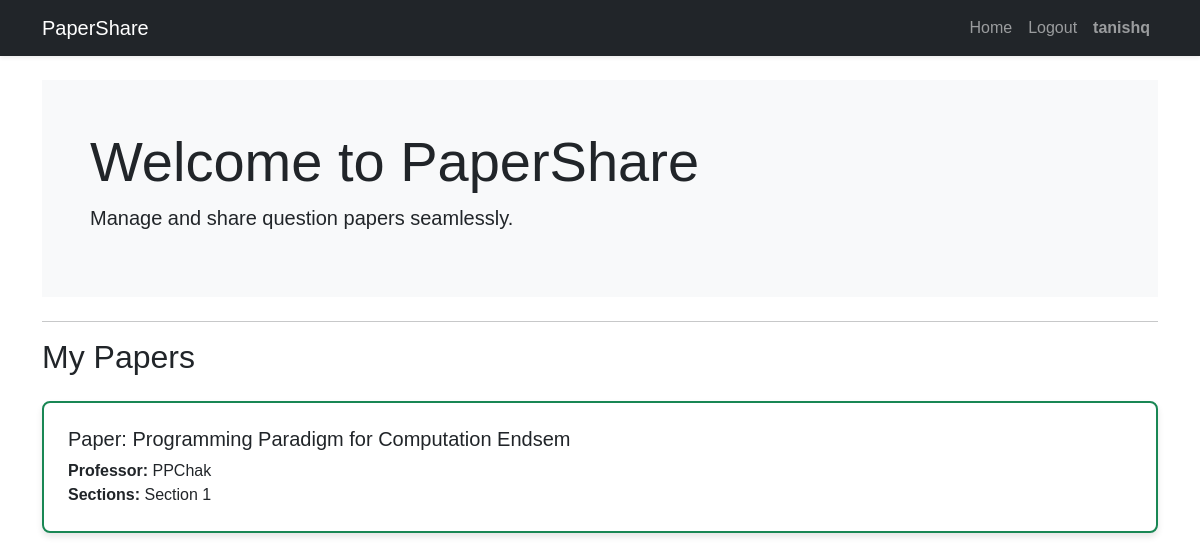
Page / (signed in) on the earlier database version.
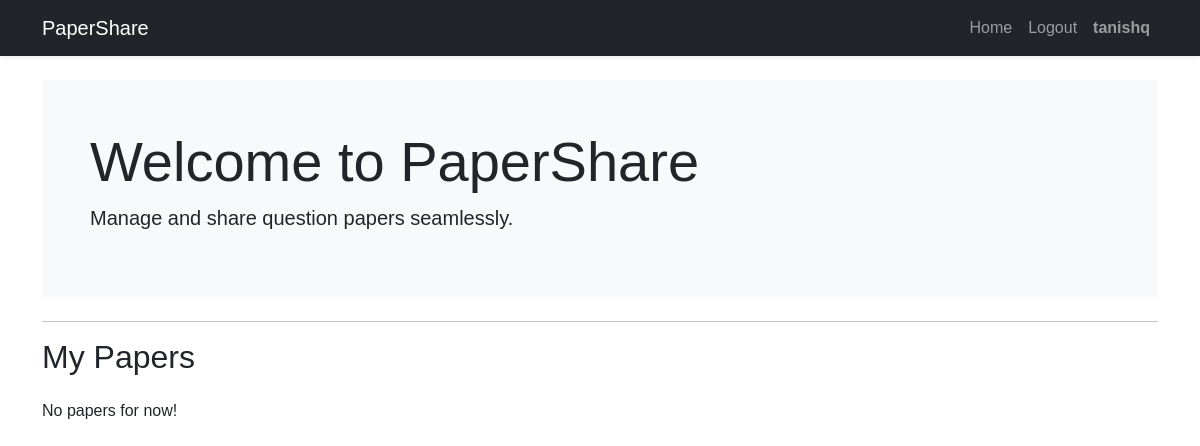
Same page on the later database version.
### paper/models.py (models this page shows)
class User(AbstractUser):
    DESIGNATION_CHOICES = [
        ('student', 'Student'),
        ('professor', 'Professor'),
    ]
    designation = models.CharField(max_length=10, choices=DESIGNATION_CHOICES,default='student')

class Paper(models.Model):
    name = models.CharField(max_length=100, default="subject")
    professor = models.ForeignKey(User, on_delete=models.CASCADE,related_name="PapersOfProf")
    questions = models.CharField(max_length=200, default="[]")
    pdf_file = models.FileField(upload_to='checked_papers/')
    sections = models.ManyToManyField('Section', related_name="papers_of_section")
    open = models.BooleanField(default=True)

class Section(models.Model):
    name = models.CharField(max_length=100, default="")
    students = models.ManyToManyField(User,related_name="my_section")

### paper/views.py (the view)
# urls.py: path('', views.index, name="index"),
def index(request):
    if request.user.is_authenticated:
        if request.user.designation == "student":
            sections = request.user.my_section.all()
            papers = Paper.objects.filter(sections__in = sections).distinct()
        else:
            papers = Paper.objects.filter(professor = request.user)
    else:
        papers = []
    return render(request, "paper/index.html",{
        'papers':papers
    })

### paper/templates/paper/index.html (shortened to what this page needs)
{% extends "paper/layout.html" %}
{% block body %}
<div class="bg-light p-5 rounded-lg mb-4">
    <h1 class="display-4">Welcome to PaperShare</h1>
    <p class="lead">Manage and share question papers seamlessly.</p>
</div>
{% if request.user.is_authenticated %}
<hr>
<h2>My Papers</h2>
{% if request.user.designation == "student" %}
{% for paper in papers %}
<a href="{% url 'view_student' paper.id %}" class="text-decoration-none">
    <div class="card mb-3 {% if paper.open %}border-success{% else %}border-danger{% endif %}">
        <div class="card-body">
            <h5 class="card-title">Paper: {{ paper.name }}</h5>
            <p class="card-text">
                <strong>Professor:</strong> {{ paper.professor }}<br>
                <strong>Sections:</strong>
                {% for section in paper.sections.all %}
                    {{ section.name }}{% if not forloop.last %}, {% endif %}
                {% endfor %}
            </p>
        </div>
    </div>
</a>
{% empty %}
<h6>No papers for now!</h6>
{% endfor %}
{% endif %}
{% endif %}
{% endblock %}

### paper/templates/paper/layout.html (shortened to what this page needs)
{% load static %}
<!DOCTYPE html>
<html lang="en">
<head>
    <link rel="stylesheet" href="https://cdn.jsdelivr.net/npm/bootstrap@5.3.0/dist/css/bootstrap.min.css">
    <link rel="stylesheet" href="/static/paper/layout.css">
</head>
<body>
    <nav class="navbar navbar-expand-lg navbar-dark bg-dark shadow-sm">
        <div class="container">
            <a class="navbar-brand" href="{% url 'index' %}">PaperShare</a>
            <div class="collapse navbar-collapse" id="navbarNav">
                <ul class="navbar-nav ms-auto text-center">
                    {% if request.user.is_authenticated %}
                    <li class="nav-item"><a class="nav-link" href="{% url 'index' %}">Home</a></li>
                    <li class="nav-item"><a class="nav-link" href="{% url 'logout' %}">Logout</a></li>
                    {% else %}
                    <li class="nav-item"><a class="nav-link" href="{% url 'login' %}">Login</a></li>
                    <li class="nav-item"><a class="nav-link" href="{% url 'register' %}">Register</a></li>
                    {% endif %}
                    {% if request.user.is_authenticated %}
                    <li class="nav-item"><a class="nav-link"><strong>{{ request.user.username }}</strong></a></li>
                    {% endif %}
                </ul>
            </div>
        </div>
    </nav>
    <main class="container mt-4">
        <div class="content">
            {% block body %}{% endblock %}
        </div>
    </main>
</body>
</html>

### paper/static/paper/layout.css (style rules this page uses)
body { font-family: 'Trebuchet MS', sans-serif, Arial, Helvetica; }
.navbar-nav .nav-link { padding: 0.5rem 1rem; }
h2 { margin-bottom: 1.5rem; }

Differences in the rows shown:
removed Paper: name "Programming Paradigm for Computation Endsem", professor "PPChak"
no longer on this page (row unchanged): Section: name "Section 1"
Other differences:
text now shown: "No papers for now!"
